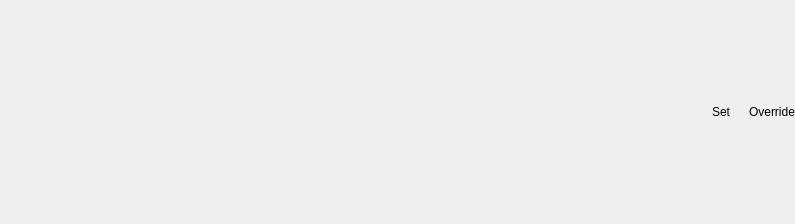
<?xml version="1.0" encoding="UTF-8"?>
<ui version="4.0">
 <class>Form</class>
 <widget class="QWidget" name="Form">
  <property name="geometry">
   <rect>
    <x>0</x>
    <y>0</y>
    <width>795</width>
    <height>224</height>
   </rect>
  </property>
  <property name="windowTitle">
   <string>Form</string>
  </property>
  <layout class="QHBoxLayout" name="horizontalLayout">
   <property name="leftMargin">
    <number>0</number>
   </property>
   <property name="topMargin">
    <number>0</number>
   </property>
   <property name="rightMargin">
    <number>0</number>
   </property>
   <property name="bottomMargin">
    <number>0</number>
   </property>
   <item>
    <widget class="Led" name="status">
     <property name="sizePolicy">
      <sizepolicy hsizetype="Minimum" vsizetype="Fixed">
       <horstretch>0</horstretch>
       <verstretch>0</verstretch>
      </sizepolicy>
     </property>
     <property name="label_visible" stdset="0">
      <bool>true</bool>
     </property>
    </widget>
   </item>
   <item>
    <widget class="QLabel" name="set_label">
     <property name="sizePolicy">
      <sizepolicy hsizetype="Fixed" vsizetype="Preferred">
       <horstretch>0</horstretch>
       <verstretch>0</verstretch>
      </sizepolicy>
     </property>
     <property name="text">
      <string>Set</string>
     </property>
    </widget>
   </item>
   <item>
    <widget class="Check" name="set">
     <property name="sizePolicy">
      <sizepolicy hsizetype="Fixed" vsizetype="Fixed">
       <horstretch>0</horstretch>
       <verstretch>0</verstretch>
      </sizepolicy>
     </property>
     <property name="label_visible" stdset="0">
      <bool>false</bool>
     </property>
    </widget>
   </item>
   <item>
    <widget class="Check" name="override">
     <property name="sizePolicy">
      <sizepolicy hsizetype="Fixed" vsizetype="Fixed">
       <horstretch>0</horstretch>
       <verstretch>0</verstretch>
      </sizepolicy>
     </property>
     <property name="label_visible" stdset="0">
      <bool>false</bool>
     </property>
    </widget>
   </item>
   <item>
    <widget class="QLabel" name="override_label">
     <property name="sizePolicy">
      <sizepolicy hsizetype="Fixed" vsizetype="Preferred">
       <horstretch>0</horstretch>
       <verstretch>0</verstretch>
      </sizepolicy>
     </property>
     <property name="text">
      <string>Override</string>
     </property>
    </widget>
   </item>
  </layout>
 </widget>
 <customwidgets>
  <customwidget>
   <class>Check</class>
   <extends>QWidget</extends>
   <header>epyqlib.widgets.check</header>
  </customwidget>
  <customwidget>
   <class>Led</class>
   <extends>QWidget</extends>
   <header>epyqlib.widgets.led</header>
  </customwidget>
 </customwidgets>
 <resources/>
 <connections/>
</ui>
